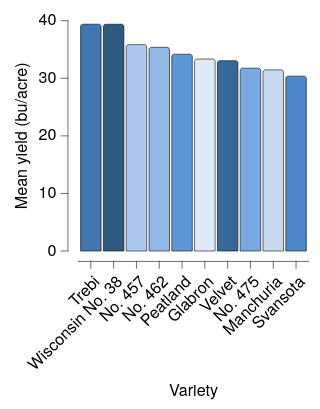

Write a Vega-Lite specification for this figure.
### Vega-Lite specification from a JSON file in a GitHub repository (floating-point values rounded to 4 significant figures)
{"background": null, "config": {"arc": {"fill": "#DBDBDB", "fillOpacity": 1.0, "innerRadius": 25.0, "padAngle": 0.03, "stroke": "black", "strokeOpacity": 1, "strokeWidth": 0.25, "cornerRadius": 1.0}, "area": {"fill": "#DBDBDB", "fillOpacity": 1.0, "stroke": "black", "strokeOpacity": 1, "strokeWidth": 0.25}, "axis": {"domain": true, "domainCap": "round", "domainColor": "black", "domainWidth": 0.25, "grid": false, "gridCap": "round", "gridColor": "#F1F1F1", "gridDash": [0, 0], "gridOpacity": 1.0, "gridWidth": 0.25, "labelColor": "black", "labelFont": "HelveticaNeue", "labelFontSize": 7, "labelFontStyle": "normal", "labelFontWeight": 400, "offset": 4.5, "ticks": true, "tickCap": "round", "tickColor": "black", "tickRound": false, "tickSize": 3, "tickWidth": 0.25, "titleColor": "black", "titleFont": "HelveticaNeue", "titleFontSize": 7, "titleFontStyle": "normal", "titleFontWeight": 400}, "axisX": {"domain": true, "labelAlign": "right", "labelAngle": 315, "labels": true, "ticks": true, "translate": 0}, "axisY": {"domain": true, "labelAlign": "right", "labelAngle": 0, "labels": true, "ticks": true, "translate": 0}, "axisRight": {"domain": true, "labelAlign": "left", "labelAngle": 0, "labels": true, "ticks": true, "translate": 0}, "axisTop": {"domain": true, "labelAlign": "left", "labelAngle": 45, "labels": true, "ticks": true, "translate": 0}, "axisBand": {"tickOffset": 0}, "bar": {"fill": "#DBDBDB", "fillOpacity": 1.0, "stroke": "black", "strokeOpacity": 1, "strokeWidth": 0.25, "cornerRadiusEnd": 1.0}, "boxplot": {"size": 9.0, "ticks": {"cornerRadius": 0.25, "fill": "black", "size": 4.5, "thickness": 0.25}, "box": {"fillOpacity": 1.0, "stroke": "black", "strokeOpacity": 1, "strokeWidth": 0.25, "cornerRadius": 1.0}, "median": {"fill": "black", "fillOpacity": 1.0, "size": 9.0, "thickness": 0.25}, "rule": {"fill": "black", "fillOpacity": 1.0, "size": 10.0, "stroke": "black", "strokeDash": [0, 0], "strokeOpacity": 1, "strokeWidth": 0.25}, "outliers": {"color": "black", "fill": "black", "fillOpacity": 1.0, "size": 0, "stroke": "black", "strokeOpacity": 1, "strokeWidth": 0.25}}, "circle": {"fill": "black", "fillOpacity": 1.0, "size": 0.5, "stroke": null, "strokeOpacity": 1, "strokeWidth": 0.25}, "errorband": {"band": {"fillOpacity": 0.6, "stroke": null, "strokeWidth": 0.25, "strokeOpacity": 1}, "borders": {"opacity": 0, "strokeOpacity": 0.25, "strokeWidth": 1}}, "errorbar": {"opacity": 1, "rule": {"strokeDash": [0, 0], "strokeWidth": 0.5}, "ticks": {"color": "black", "cornerRadius": 0.25, "opacity": 1, "size": 6.0, "thickness": 0.5}, "thickness": 0.5}, "font": "HelveticaNeue", "geoshape": {"fill": "#DBDBDB", "fillOpacity": 1.0, "stroke": "black", "strokeOpacity": 1, "strokeWidth": 0.25}, "header": {"labelColor": "black", "labelFont": "HelveticaNeue", "labelFontSize": 7, "labelFontStyle": "normal", "labelFontWeight": 400, "titleColor": "black", "titleFont": "HelveticaNeue", "titleFontSize": 7, "titleFontStyle": "normal", "titleFontWeight": 400, "titlePadding": 0}, "legend": {"disable": false, "offset": 4.5, "gradientLength": 50.0, "gradientThickness": 5.0, "gradientOpacity": 1.0, "gradientStrokeColor": "black", "gradientStrokeWidth": 0.25, "labelColor": "black", "labelFont": "HelveticaNeue", "labelFontSize": 7, "labelFontStyle": "normal", "labelFontWeight": 400, "strokeColor": "black", "strokeWidth": 0, "symbolSize": 42, "symbolStrokeColor": "black", "symbolStrokeWidth": 0.25, "titleColor": "black", "titleFont": "HelveticaNeue", "titleFontSize": 7, "titleFontStyle": "normal", "titleFontWeight": 400}, "line": {"color": "black", "stroke": "black", "strokeCap": "round", "strokeDash": [0, 0], "strokeOpacity": 1, "strokeWidth": 0.375}, "point": {"filled": true, "fill": "#DBDBDB", "fillOpacity": 1.0, "size": 5.0, "stroke": "black", "strokeOpacity": 1, "strokeWidth": 0.25}, "range": {"category": ["#DFE9F7", "#C6D9F1", "#ADC8EC", "#94B8E6", "#7AA8E0", "#6097DA", "#4D87CA", "#4177B1", "#386898", "#2F597F", "#264A69", "#1D3A58"], "diverging": {"scheme": ["#DFE9F7", "#C6D9F1", "#ADC8EC", "#94B8E6", "#7AA8E0", "#6097DA", "#4D87CA", "#4177B1", "#386898", "#2F597F", "#264A69", "#1D3A58"]}, "heatmap": {"scheme": ["#DFE9F7", "#C6D9F1", "#ADC8EC", "#94B8E6", "#7AA8E0", "#6097DA", "#4D87CA", "#4177B1", "#386898", "#2F597F", "#264A69", "#1D3A58"]}, "ordinal": {"scheme": ["#DFE9F7", "#C6D9F1", "#ADC8EC", "#94B8E6", "#7AA8E0", "#6097DA", "#4D87CA", "#4177B1", "#386898", "#2F597F", "#264A69", "#1D3A58"]}, "ramp": {"scheme": ["#DFE9F7", "#C6D9F1", "#ADC8EC", "#94B8E6", "#7AA8E0", "#6097DA", "#4D87CA", "#4177B1", "#386898", "#2F597F", "#264A69", "#1D3A58"]}}, "rule": {"color": "black", "stroke": "black", "strokeCap": "round", "strokeDash": [2, 2], "strokeOpacity": 1, "strokeWidth": 0.25}, "scale": {"bandPaddingInner": 0.1, "bandPaddingOuter": 0.1, "round": false}, "rect": {"fill": "#DBDBDB", "fillOpacity": 1.0, "stroke": "black", "strokeOpacity": 1, "strokeWidth": 0.25, "cornerRadius": 1.0}, "square": {"fill": "#DBDBDB", "fillOpacity": 1.0, "size": 10.0, "stroke": "black", "strokeOpacity": 1, "strokeWidth": 0.25}, "text": {"color": "black", "font": "HelveticaNeue", "fontSize": 7, "fontStyle": "normal", "fontWeight": 400}, "title": {"anchor": "middle", "frame": "group", "color": "black", "font": "HelveticaNeue", "fontSize": 7, "fontStyle": "normal", "fontWeight": 400, "subtitleColor": "black", "subtitleFont": "HelveticaNeue", "subtitleFontSize": "HelveticaNeue", "subtitleFontStyle": "normal", "subtitleFontWeight": 400}, "view": {"continuousWidth": 100, "continuousHeight": 100, "discreteWidth": 100, "discreteHeight": 100, "fill": null, "stroke": null, "strokeWidth": 0.25}}, "data": {"name": "data-9cc0564cb5591205eeeca8d2429dd11b"}, "mark": {"type": "bar"}, "encoding": {"color": {"field": "variety", "legend": null, "type": "nominal"}, "x": {"field": "variety", "sort": "-y", "title": "Variety", "type": "nominal"}, "y": {"aggregate": "mean", "field": "yield", "title": "Mean yield (bu/acre)", "type": "quantitative"}}, "$schema": "https://vega.github.io/schema/vega-lite/v6.4.1.json", "datasets": {"data-9cc0564cb5591205eeeca8d2429dd11b": [{"yield": 27.0, "variety": "Manchuria", "year": 1931, "site": "University Farm"}, {"yield": 48.87, "variety": "Manchuria", "year": 1931, "site": "Waseca"}, {"yield": 27.43, "variety": "Manchuria", "year": 1931, "site": "Morris"}, {"yield": 39.93, "variety": "Manchuria", "year": 1931, "site": "Crookston"}, {"yield": 32.97, "variety": "Manchuria", "year": 1931, "site": "Grand Rapids"}, {"yield": 28.97, "variety": "Manchuria", "year": 1931, "site": "Duluth"}, {"yield": 43.07, "variety": "Glabron", "year": 1931, "site": "University Farm"}, {"yield": 55.2, "variety": "Glabron", "year": 1931, "site": "Waseca"}, {"yield": 28.77, "variety": "Glabron", "year": 1931, "site": "Morris"}, {"yield": 38.13, "variety": "Glabron", "year": 1931, "site": "Crookston"}, {"yield": 29.13, "variety": "Glabron", "year": 1931, "site": "Grand Rapids"}, {"yield": 29.67, "variety": "Glabron", "year": 1931, "site": "Duluth"}, {"yield": 35.13, "variety": "Svansota", "year": 1931, "site": "University Farm"}, {"yield": 47.33, "variety": "Svansota", "year": 1931, "site": "Waseca"}, {"yield": 25.77, "variety": "Svansota", "year": 1931, "site": "Morris"}, {"yield": 40.47, "variety": "Svansota", "year": 1931, "site": "Crookston"}, {"yield": 29.67, "variety": "Svansota", "year": 1931, "site": "Grand Rapids"}, {"yield": 25.7, "variety": "Svansota", "year": 1931, "site": "Duluth"}, {"yield": 39.9, "variety": "Velvet", "year": 1931, "site": "University Farm"}, {"yield": 50.23, "variety": "Velvet", "year": 1931, "site": "Waseca"}, {"yield": 26.13, "variety": "Velvet", "year": 1931, "site": "Morris"}, {"yield": 41.33, "variety": "Velvet", "year": 1931, "site": "Crookston"}, {"yield": 23.03, "variety": "Velvet", "year": 1931, "site": "Grand Rapids"}, {"yield": 26.3, "variety": "Velvet", "year": 1931, "site": "Duluth"}, {"yield": 36.57, "variety": "Trebi", "year": 1931, "site": "University Farm"}, {"yield": 63.83, "variety": "Trebi", "year": 1931, "site": "Waseca"}, {"yield": 43.77, "variety": "Trebi", "year": 1931, "site": "Morris"}, {"yield": 46.93, "variety": "Trebi", "year": 1931, "site": "Crookston"}, {"yield": 29.77, "variety": "Trebi", "year": 1931, "site": "Grand Rapids"}, {"yield": 33.93, "variety": "Trebi", "year": 1931, "site": "Duluth"}, {"yield": 43.27, "variety": "No. 457", "year": 1931, "site": "University Farm"}, {"yield": 58.1, "variety": "No. 457", "year": 1931, "site": "Waseca"}, {"yield": 28.7, "variety": "No. 457", "year": 1931, "site": "Morris"}, {"yield": 45.67, "variety": "No. 457", "year": 1931, "site": "Crookston"}, {"yield": 32.17, "variety": "No. 457", "year": 1931, "site": "Grand Rapids"}, {"yield": 33.6, "variety": "No. 457", "year": 1931, "site": "Duluth"}, {"yield": 36.6, "variety": "No. 462", "year": 1931, "site": "University Farm"}, {"yield": 65.77, "variety": "No. 462", "year": 1931, "site": "Waseca"}, {"yield": 30.37, "variety": "No. 462", "year": 1931, "site": "Morris"}, {"yield": 48.57, "variety": "No. 462", "year": 1931, "site": "Crookston"}, {"yield": 24.93, "variety": "No. 462", "year": 1931, "site": "Grand Rapids"}, {"yield": 28.1, "variety": "No. 462", "year": 1931, "site": "Duluth"}, {"yield": 32.77, "variety": "Peatland", "year": 1931, "site": "University Farm"}, {"yield": 48.57, "variety": "Peatland", "year": 1931, "site": "Waseca"}, {"yield": 29.87, "variety": "Peatland", "year": 1931, "site": "Morris"}, {"yield": 41.6, "variety": "Peatland", "year": 1931, "site": "Crookston"}, {"yield": 34.7, "variety": "Peatland", "year": 1931, "site": "Grand Rapids"}, {"yield": 32.0, "variety": "Peatland", "year": 1931, "site": "Duluth"}, {"yield": 24.67, "variety": "No. 475", "year": 1931, "site": "University Farm"}, {"yield": 46.77, "variety": "No. 475", "year": 1931, "site": "Waseca"}, {"yield": 22.6, "variety": "No. 475", "year": 1931, "site": "Morris"}, {"yield": 44.1, "variety": "No. 475", "year": 1931, "site": "Crookston"}, {"yield": 19.7, "variety": "No. 475", "year": 1931, "site": "Grand Rapids"}, {"yield": 33.07, "variety": "No. 475", "year": 1931, "site": "Duluth"}, {"yield": 39.3, "variety": "Wisconsin No. 38", "year": 1931, "site": "University Farm"}, {"yield": 58.8, "variety": "Wisconsin No. 38", "year": 1931, "site": "Waseca"}, {"yield": 29.47, "variety": "Wisconsin No. 38", "year": 1931, "site": "Morris"}, {"yield": 49.87, "variety": "Wisconsin No. 38", "year": 1931, "site": "Crookston"}, {"yield": 34.47, "variety": "Wisconsin No. 38", "year": 1931, "site": "Grand Rapids"}, {"yield": 31.6, "variety": "Wisconsin No. 38", "year": 1931, "site": "Duluth"}, {"yield": 26.9, "variety": "Manchuria", "year": 1932, "site": "University Farm"}, {"yield": 33.47, "variety": "Manchuria", "year": 1932, "site": "Waseca"}, {"yield": 34.37, "variety": "Manchuria", "year": 1932, "site": "Morris"}, {"yield": 32.97, "variety": "Manchuria", "year": 1932, "site": "Crookston"}, {"yield": 22.13, "variety": "Manchuria", "year": 1932, "site": "Grand Rapids"}, {"yield": 22.57, "variety": "Manchuria", "year": 1932, "site": "Duluth"}, {"yield": 36.8, "variety": "Glabron", "year": 1932, "site": "University Farm"}, {"yield": 37.73, "variety": "Glabron", "year": 1932, "site": "Waseca"}, {"yield": 35.13, "variety": "Glabron", "year": 1932, "site": "Morris"}, {"yield": 26.17, "variety": "Glabron", "year": 1932, "site": "Crookston"}, {"yield": 14.43, "variety": "Glabron", "year": 1932, "site": "Grand Rapids"}, {"yield": 25.87, "variety": "Glabron", "year": 1932, "site": "Duluth"}, {"yield": 27.43, "variety": "Svansota", "year": 1932, "site": "University Farm"}, {"yield": 38.5, "variety": "Svansota", "year": 1932, "site": "Waseca"}, {"yield": 35.03, "variety": "Svansota", "year": 1932, "site": "Morris"}, {"yield": 20.63, "variety": "Svansota", "year": 1932, "site": "Crookston"}, {"yield": 16.63, "variety": "Svansota", "year": 1932, "site": "Grand Rapids"}, {"yield": 22.23, "variety": "Svansota", "year": 1932, "site": "Duluth"}, {"yield": 26.8, "variety": "Velvet", "year": 1932, "site": "University Farm"}, {"yield": 37.4, "variety": "Velvet", "year": 1932, "site": "Waseca"}, {"yield": 38.83, "variety": "Velvet", "year": 1932, "site": "Morris"}, {"yield": 32.07, "variety": "Velvet", "year": 1932, "site": "Crookston"}, {"yield": 32.23, "variety": "Velvet", "year": 1932, "site": "Grand Rapids"}, {"yield": 22.47, "variety": "Velvet", "year": 1932, "site": "Duluth"}, {"yield": 29.07, "variety": "Trebi", "year": 1932, "site": "University Farm"}, {"yield": 49.23, "variety": "Trebi", "year": 1932, "site": "Waseca"}, {"yield": 46.63, "variety": "Trebi", "year": 1932, "site": "Morris"}, {"yield": 41.83, "variety": "Trebi", "year": 1932, "site": "Crookston"}, {"yield": 20.63, "variety": "Trebi", "year": 1932, "site": "Grand Rapids"}, {"yield": 30.6, "variety": "Trebi", "year": 1932, "site": "Duluth"}, {"yield": 26.43, "variety": "No. 457", "year": 1932, "site": "University Farm"}, {"yield": 42.2, "variety": "No. 457", "year": 1932, "site": "Waseca"}, {"yield": 43.53, "variety": "No. 457", "year": 1932, "site": "Morris"}, {"yield": 34.33, "variety": "No. 457", "year": 1932, "site": "Crookston"}, {"yield": 19.47, "variety": "No. 457", "year": 1932, "site": "Grand Rapids"}, {"yield": 22.7, "variety": "No. 457", "year": 1932, "site": "Duluth"}, {"yield": 25.57, "variety": "No. 462", "year": 1932, "site": "University Farm"}, {"yield": 44.7, "variety": "No. 462", "year": 1932, "site": "Waseca"}, {"yield": 47.0, "variety": "No. 462", "year": 1932, "site": "Morris"}, {"yield": 30.53, "variety": "No. 462", "year": 1932, "site": "Crookston"}, {"yield": 19.9, "variety": "No. 462", "year": 1932, "site": "Grand Rapids"}, {"yield": 22.5, "variety": "No. 462", "year": 1932, "site": "Duluth"}, {"yield": 28.07, "variety": "Peatland", "year": 1932, "site": "University Farm"}, {"yield": 36.03, "variety": "Peatland", "year": 1932, "site": "Waseca"}, {"yield": 43.2, "variety": "Peatland", "year": 1932, "site": "Morris"}, {"yield": 25.23, "variety": "Peatland", "year": 1932, "site": "Crookston"}, {"yield": 26.77, "variety": "Peatland", "year": 1932, "site": "Grand Rapids"}, {"yield": 31.37, "variety": "Peatland", "year": 1932, "site": "Duluth"}, {"yield": 30.0, "variety": "No. 475", "year": 1932, "site": "University Farm"}, {"yield": 41.27, "variety": "No. 475", "year": 1932, "site": "Waseca"}, {"yield": 44.23, "variety": "No. 475", "year": 1932, "site": "Morris"}, {"yield": 32.13, "variety": "No. 475", "year": 1932, "site": "Crookston"}, {"yield": 15.23, "variety": "No. 475", "year": 1932, "site": "Grand Rapids"}, {"yield": 27.37, "variety": "No. 475", "year": 1932, "site": "Duluth"}, {"yield": 38.0, "variety": "Wisconsin No. 38", "year": 1932, "site": "University Farm"}, {"yield": 58.17, "variety": "Wisconsin No. 38", "year": 1932, "site": "Waseca"}, {"yield": 47.17, "variety": "Wisconsin No. 38", "year": 1932, "site": "Morris"}, {"yield": 35.9, "variety": "Wisconsin No. 38", "year": 1932, "site": "Crookston"}, {"yield": 20.67, "variety": "Wisconsin No. 38", "year": 1932, "site": "Grand Rapids"}, {"yield": 29.33, "variety": "Wisconsin No. 38", "year": 1932, "site": "Duluth"}]}}
